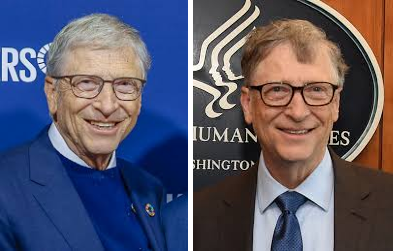
#> input picture evaluation/face_comparison.png, 393 x 251 px
$ python -i face_detector.py   (imports and definitions only)
#> lines starting #> are read from the running program, lines starting #| are printed output that depends on the picture
#> further down, picture is the input picture: shape (251, 393, 3); mean B, G, R 106.6, 88.1, 89.7
import cv2
import numpy as np

class HaarCascadeFaceDetector:
    """
    Face detector based on Haar Cascade Classifier from OpenCV
    """
    def __init__(self, cascade_path=None):
        """
        Initialize the face detector

        Args:
            cascade_path: Path to cascade classifier XML file. If None, uses default frontal face classifier.
        """
        if cascade_path is None:
            self.face_cascade = cv2.CascadeClassifier(cv2.data.haarcascades + 'haarcascade_frontalface_default.xml')
            self.eye_cascade = cv2.CascadeClassifier(cv2.data.haarcascades + 'haarcascade_eye.xml')
        else:
            self.face_cascade = cv2.CascadeClassifier(cascade_path)

        self.target_size = (224, 224)  # Default target size for face images

    # [50 lines left out: function detect_faces, not called in this run]

    def detect_and_align_face(self, image, target_size=(224, 224)):
        """
        Detect faces and perform alignment based on eye positions

        Args:
            image: Input image (BGR format from OpenCV)
            target_size: Target size for the aligned face

        Returns:
            aligned_face: Aligned face image (or None if no face detected)
            face_found: Boolean indicating whether a face was found
            face_rect: Face rectangle coordinates (x, y, w, h) or None
        """
#> called with target_size = (224, 224)
        # Convert to grayscale for detection
        if len(image.shape) == 3:
            gray = cv2.cvtColor(image, cv2.COLOR_BGR2GRAY)
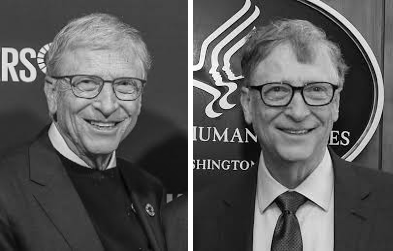
#> gray: shape (251, 393); min 0, max 255, mean 90.7
        else:
            gray = image.copy()

        # Detect faces
        faces = self.face_cascade.detectMultiScale(
            gray,
            scaleFactor=1.1,
            minNeighbors=5,
            minSize=(30, 30)
        )
#> faces = [[253, 176, 73, 73], [54, 45, 103, 103], [242, 48, 112, 112]]

        # If no face detected, return resized original image
        if len(faces) == 0:
            resized = cv2.resize(image, target_size)
            return resized, False, None

        # Get the largest face
        if len(faces) > 1:
            face_areas = [w*h for (x, y, w, h) in faces]
#> face_areas = [5329, 10609, 12544]
            largest_face_idx = np.argmax(face_areas)
#> largest_face_idx = 2
            (x, y, w, h) = faces[largest_face_idx]
#> x = 242; y = 48; w = 112; h = 112
        else:
            (x, y, w, h) = faces[0]

        face_rect = (x, y, w, h)
#> face_rect = (242, 48, 112, 112)

        # Extract face region with margin
        margin_x = int(w * 0.2)
#> margin_x = 22
        margin_y = int(h * 0.2)
#> margin_y = 22

        x1 = max(0, x - margin_x)
#> x1 = 220
        y1 = max(0, y - margin_y)
#> y1 = 26
        x2 = min(image.shape[1], x + w + margin_x)
#> x2 = 376
        y2 = min(image.shape[0], y + h + margin_y)
#> y2 = 182

        face_img = image[y1:y2, x1:x2]
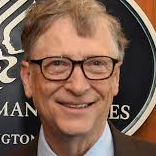
#> face_img: shape (156, 156, 3); mean B, G, R 80.6, 95.6, 124

        # Extract face region for eye detection
        face_gray = cv2.cvtColor(face_img, cv2.COLOR_BGR2GRAY) if len(face_img.shape) == 3 else face_img.copy()
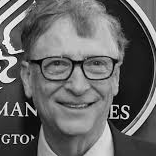
#> face_gray: shape (156, 156); min 0, max 253, mean 102.4

        # Detect eyes within the face region
        eyes = self.eye_cascade.detectMultiScale(face_gray, 1.1, 3, minSize=(20, 20))
#> eyes = ()

        # If less than 2 eyes detected, skip alignment
        if len(eyes) < 2:
            normalized_face = cv2.resize(face_img, target_size)
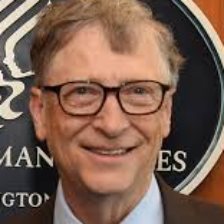
#> normalized_face: shape (224, 224, 3); mean B, G, R 80.5, 95.5, 123.9
            return normalized_face, True, face_rect

        # Get eye centers
        eye_centers = [(ex + ew//2, ey + eh//2) for ex, ey, ew, eh in eyes]

        # Find all possible eye pairs
        eye_pairs = [(i, j) for i in range(len(eye_centers)) for j in range(i+1, len(eye_centers))]

        # Choose the pair with largest horizontal distance
        if eye_pairs:
            best_pair = max(eye_pairs, key=lambda pair: abs(eye_centers[pair[0]][0] - eye_centers[pair[1]][0]))
            left_eye, right_eye = eye_centers[best_pair[0]], eye_centers[best_pair[1]]

            # Make sure left eye is on the left
            if left_eye[0] > right_eye[0]:
                left_eye, right_eye = right_eye, left_eye

            # Calculate rotation angle
            dx = right_eye[0] - left_eye[0]
            dy = right_eye[1] - left_eye[1]

            if dx > 0:
                angle = np.degrees(np.arctan2(dy, dx))

                # Rotation center between eyes
                center_x = (left_eye[0] + right_eye[0]) // 2
                center_y = (left_eye[1] + right_eye[1]) // 2
                center = (center_x, center_y)

                # Rotation matrix
                rotation_matrix = cv2.getRotationMatrix2D(center, angle, 1.0)

                # Apply rotation
                aligned_face = cv2.warpAffine(
                    face_img,
                    rotation_matrix,
                    (face_img.shape[1], face_img.shape[0]),
                    flags=cv2.INTER_CUBIC,
                    borderMode=cv2.BORDER_CONSTANT
                )
            else:
                aligned_face = face_img
        else:
            aligned_face = face_img

        # Resize to target size
        normalized_face = cv2.resize(aligned_face, target_size)

        # Apply contrast normalization using CLAHE
        if len(normalized_face.shape) == 3:
            # For color images, normalize in LAB color space
            lab = cv2.cvtColor(normalized_face, cv2.COLOR_BGR2LAB)
            l, a, b = cv2.split(lab)

            clahe = cv2.createCLAHE(clipLimit=2.0, tileGridSize=(8, 8))
            cl = clahe.apply(l)

            normalized_lab = cv2.merge((cl, a, b))
            normalized_face = cv2.cvtColor(normalized_lab, cv2.COLOR_LAB2BGR)
        else:
            # For grayscale images
            clahe = cv2.createCLAHE(clipLimit=2.0, tileGridSize=(8, 8))
            normalized_face = clahe.apply(normalized_face)

        return normalized_face, True, face_rect

    # [19 lines left out: function draw_faces, not called in this run]

>>> import cv2
>>> picture = cv2.imread('../evaluation/face_comparison.png')
>>> result = HaarCascadeFaceDetector().detect_and_align_face(picture)
